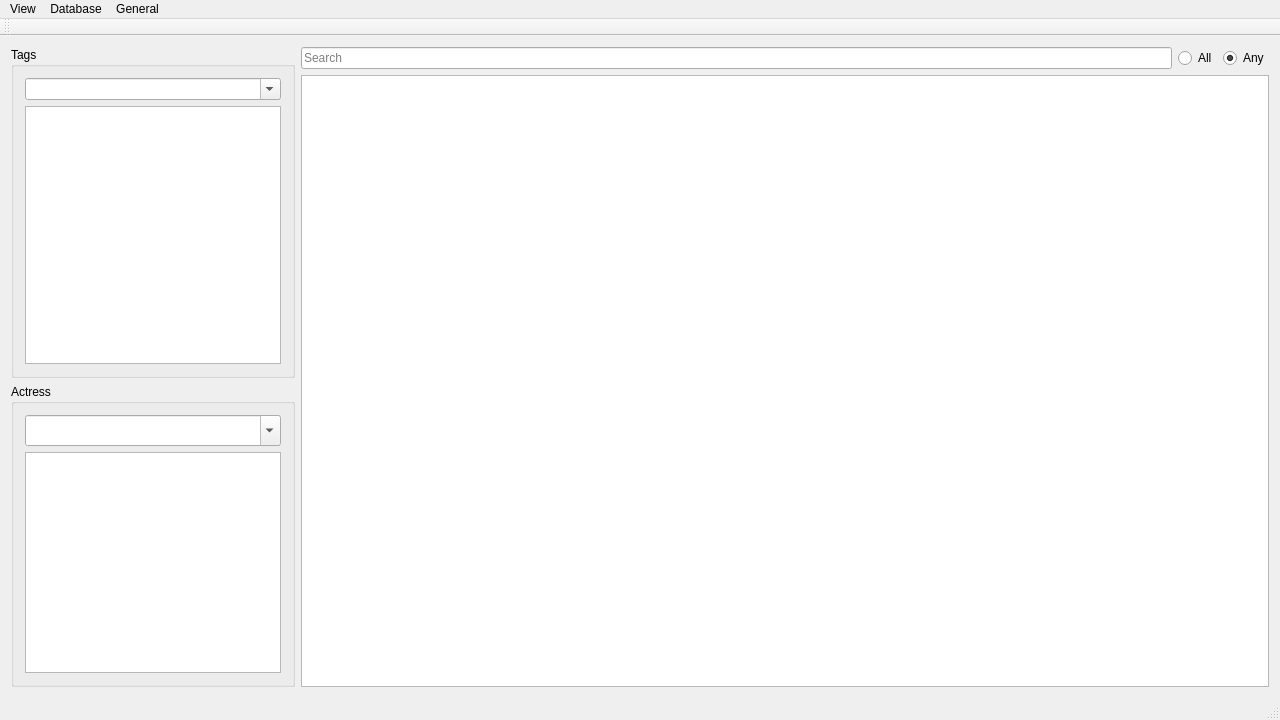
<?xml version="1.0" encoding="UTF-8"?>
<ui version="4.0">
 <class>MainWindow</class>
 <widget class="QMainWindow" name="MainWindow">
  <property name="geometry">
   <rect>
    <x>0</x>
    <y>0</y>
    <width>1280</width>
    <height>720</height>
   </rect>
  </property>
  <property name="font">
   <font>
    <pointsize>10</pointsize>
    <stylestrategy>PreferAntialias</stylestrategy>
   </font>
  </property>
  <property name="windowTitle">
   <string>Tagu</string>
  </property>
  <property name="styleSheet">
   <string notr="true">QListView::item
{
    font-size: 16pt;
    font-weight: bold;
    color: black;
}</string>
  </property>
  <widget class="QWidget" name="centralWidget">
   <layout class="QGridLayout" name="gridLayout">
    <item row="2" column="0">
     <widget class="QGroupBox" name="groupBox_2">
      <property name="sizePolicy">
       <sizepolicy hsizetype="Preferred" vsizetype="Preferred">
        <horstretch>0</horstretch>
        <verstretch>1</verstretch>
       </sizepolicy>
      </property>
      <property name="title">
       <string>Actress</string>
      </property>
      <layout class="QVBoxLayout" name="verticalLayout_2">
       <item>
        <widget class="QComboBox" name="comboAct">
         <property name="font">
          <font>
           <family>Sans Serif</family>
           <pointsize>12</pointsize>
          </font>
         </property>
         <property name="toolTip">
          <string>add a actress to video</string>
         </property>
         <property name="editable">
          <bool>true</bool>
         </property>
        </widget>
       </item>
       <item>
        <widget class="QListView" name="listActs">
         <property name="toolTip">
          <string>Double Click to Remove</string>
         </property>
        </widget>
       </item>
      </layout>
     </widget>
    </item>
    <item row="0" column="1">
     <widget class="QLineEdit" name="editSearch">
      <property name="sizePolicy">
       <sizepolicy hsizetype="Expanding" vsizetype="Fixed">
        <horstretch>5</horstretch>
        <verstretch>0</verstretch>
       </sizepolicy>
      </property>
      <property name="toolTip">
       <string>search for tags or actress or title</string>
      </property>
      <property name="placeholderText">
       <string>Search</string>
      </property>
     </widget>
    </item>
    <item row="0" column="2">
     <widget class="QRadioButton" name="radioAll">
      <property name="sizePolicy">
       <sizepolicy hsizetype="Fixed" vsizetype="Fixed">
        <horstretch>0</horstretch>
        <verstretch>0</verstretch>
       </sizepolicy>
      </property>
      <property name="text">
       <string>All</string>
      </property>
     </widget>
    </item>
    <item row="0" column="3">
     <widget class="QRadioButton" name="radioAny">
      <property name="sizePolicy">
       <sizepolicy hsizetype="Fixed" vsizetype="Fixed">
        <horstretch>0</horstretch>
        <verstretch>0</verstretch>
       </sizepolicy>
      </property>
      <property name="text">
       <string>Any</string>
      </property>
      <property name="checked">
       <bool>true</bool>
      </property>
     </widget>
    </item>
    <item row="0" column="0" rowspan="2">
     <widget class="QGroupBox" name="groupBox">
      <property name="sizePolicy">
       <sizepolicy hsizetype="Preferred" vsizetype="Preferred">
        <horstretch>0</horstretch>
        <verstretch>1</verstretch>
       </sizepolicy>
      </property>
      <property name="title">
       <string>Tags</string>
      </property>
      <layout class="QVBoxLayout" name="verticalLayout">
       <item>
        <widget class="QComboBox" name="comboTag">
         <property name="toolTip">
          <string>Add a tag to a video</string>
         </property>
         <property name="editable">
          <bool>true</bool>
         </property>
        </widget>
       </item>
       <item>
        <widget class="QListView" name="listTags">
         <property name="toolTip">
          <string>Double Click to Remove</string>
         </property>
        </widget>
       </item>
      </layout>
     </widget>
    </item>
    <item row="1" column="1" rowspan="2" colspan="3">
     <widget class="QListView" name="listView">
      <property name="selectionMode">
       <enum>QAbstractItemView::ContiguousSelection</enum>
      </property>
      <property name="flow">
       <enum>QListView::TopToBottom</enum>
      </property>
      <property name="isWrapping" stdset="0">
       <bool>true</bool>
      </property>
      <property name="resizeMode">
       <enum>QListView::Adjust</enum>
      </property>
     </widget>
    </item>
   </layout>
  </widget>
  <widget class="QToolBar" name="mainToolBar">
   <attribute name="toolBarArea">
    <enum>TopToolBarArea</enum>
   </attribute>
   <attribute name="toolBarBreak">
    <bool>false</bool>
   </attribute>
  </widget>
  <widget class="QStatusBar" name="statusBar"/>
  <widget class="QMenuBar" name="menuBar">
   <property name="geometry">
    <rect>
     <x>0</x>
     <y>0</y>
     <width>1280</width>
     <height>19</height>
    </rect>
   </property>
   <widget class="QMenu" name="menuView">
    <property name="title">
     <string>View</string>
    </property>
    <addaction name="actionActress"/>
    <addaction name="actionCompact"/>
    <addaction name="actionCover"/>
    <addaction name="actionThumbnail"/>
    <addaction name="actionScreenshot"/>
   </widget>
   <widget class="QMenu" name="menuImport">
    <property name="title">
     <string>Database</string>
    </property>
    <addaction name="actionVideos"/>
    <addaction name="actionSync_Database"/>
    <addaction name="actionActressList"/>
    <addaction name="actionTags"/>
    <addaction name="actionReset_Database"/>
   </widget>
   <widget class="QMenu" name="menuGeneral">
    <property name="title">
     <string>General</string>
    </property>
    <addaction name="actionOptions"/>
   </widget>
   <addaction name="menuView"/>
   <addaction name="menuImport"/>
   <addaction name="menuGeneral"/>
  </widget>
  <action name="actionActress">
   <property name="text">
    <string>Actress</string>
   </property>
  </action>
  <action name="actionCompact">
   <property name="text">
    <string>Compact</string>
   </property>
  </action>
  <action name="actionCover">
   <property name="text">
    <string>Cover</string>
   </property>
  </action>
  <action name="actionThumbnail">
   <property name="text">
    <string>Thumbnail</string>
   </property>
  </action>
  <action name="actionScreenshot">
   <property name="text">
    <string>Screenshot</string>
   </property>
  </action>
  <action name="actionVideos">
   <property name="text">
    <string>Import Videos</string>
   </property>
  </action>
  <action name="actionOptions">
   <property name="text">
    <string>Options</string>
   </property>
  </action>
  <action name="actionReset_Database">
   <property name="text">
    <string>Reset Database</string>
   </property>
  </action>
  <action name="actionSync_Database">
   <property name="text">
    <string>Sync Database</string>
   </property>
  </action>
  <action name="actionTags">
   <property name="text">
    <string>Tags</string>
   </property>
  </action>
  <action name="actionActressList">
   <property name="text">
    <string>Actress</string>
   </property>
  </action>
 </widget>
 <layoutdefault spacing="6" margin="11"/>
 <resources/>
 <connections/>
</ui>
